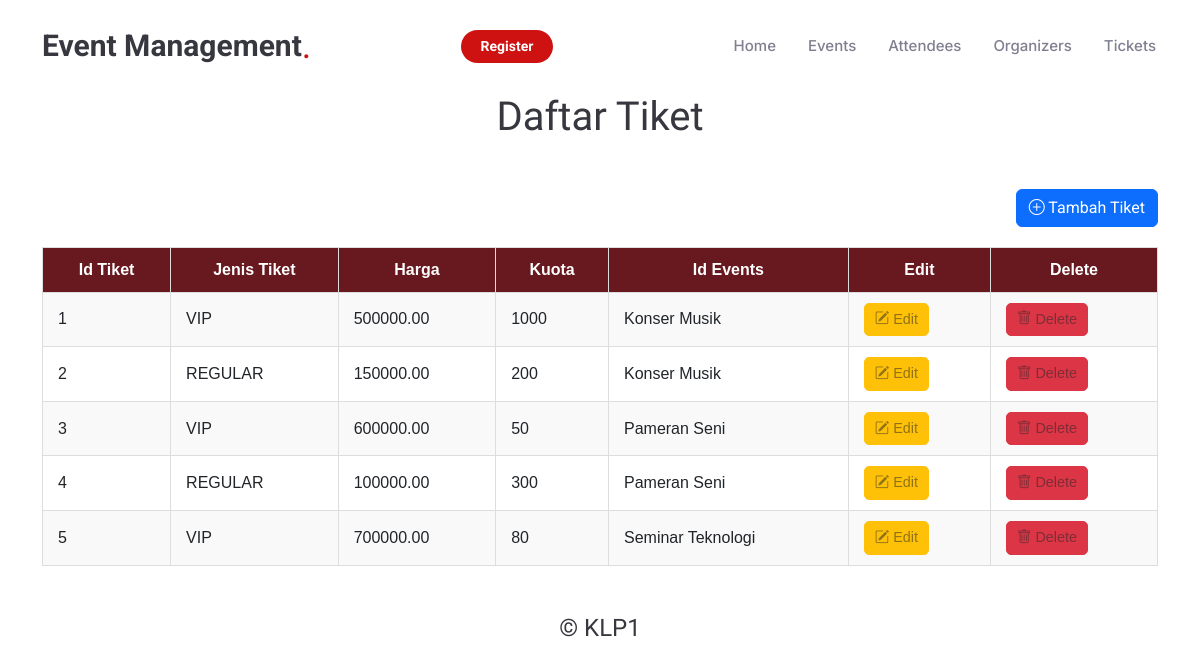
/tiket/index, run on the app's committed database.
### tables this page shows
CREATE TABLE `tickets` (
  `id_tiket` int NOT NULL,
  `jenis_tiket` enum('VIP','REGULAR') NOT NULL,
  `harga` decimal(10,2) NOT NULL,
  `kuota` int NOT NULL,
  `id_events` int NOT NULL
);

CREATE TABLE `events` (
  `id_events` int NOT NULL,
  `nama_acara` varchar(50) NOT NULL,
  `deskripsi` varchar(255) NOT NULL,
  `tanggal` date NOT NULL,
  `waktu` time NOT NULL,
  `lokasi` varchar(50) NOT NULL,
  `id_org` int NOT NULL
);

### app/controllers/tiketController.php (called while the page is built, shortened)
<?php
require_once '../app/models/tiketModels.php';
class TicketController {
    private $ticketModel;
    public function __construct() {
        $this->ticketModel = new TicketModel();
    }
    public function index() {
        $ticketData = $this->ticketModel->getAllTickets();
        require_once '../app/views/tiket/index.php';
    }
}
?>

### public/index.php (called while the page is built, shortened)
<?php
require_once '../routes.php';

### config/database.php (called while the page is built, shortened)
<?php
class Database {
    private $host = 'localhost';
    private $db_name = '2D_klp1';
    private $username = 'root';
    private $password = '';
    public function connect() {
        $this->conn = null;
        try {
            $this->conn = new PDO("mysql:host=" . $this->host . ";dbname=" . $this->db_name, $this->username, $this->password);
            $this->conn->setAttribute(PDO::ATTR_ERRMODE, PDO::ERRMODE_EXCEPTION);
        } catch(PDOException $e) {
            echo "Connection error: " . $e->getMessage();
        }
        return $this->conn;
    }
}
?>

### app/models/tiketModels.php (called while the page is built, shortened)
<?php
require_once '../config/database.php';
class TicketModel {
    private $db;
    public function __construct() {
        $this->db = (new Database())->connect();
    }
    public function getAllTickets() {
        $query = $this->db->prepare("SELECT t.id_tiket, t.jenis_tiket, t.harga, t.kuota, e.nama_acara FROM tickets t JOIN events e ON t.id_events = e.id_events");
        $query->execute();
        return $query->fetchAll(PDO::FETCH_ASSOC);
    }
}
?>

### app/views/tiket/index.php (the view, shortened to what this page needs)
<!DOCTYPE html>
<html lang="en">
<head>
    <link rel="stylesheet" href="/public/assets/vendor/bootstrap/css/bootstrap.min.css">
    <link href="/public/assets/css/main.css" rel="stylesheet">
    <link href="/public/assets/vendor/bootstrap-icons/bootstrap-icons.css" rel="stylesheet">
    <link href="/public/assets/vendor/aos/aos.css" rel="stylesheet">
    <link href="/public/assets/vendor/glightbox/css/glightbox.min.css" rel="stylesheet">
    <link href="/public/assets/vendor/swiper/swiper-bundle.min.css" rel="stylesheet">
</head>
<body>
  <header class="text-center">
    <div class="container">
      <h1 class="mb-4">Daftar Tiket</h1>
    </div>
  </header>
  <main class="container my-5">
    <div class="text-end mb-3">
      <a href="/tiket/create" class="btn btn-primary"><i class="bi bi-plus-circle"></i> Tambah Tiket</a>
    </div>
    <table class="table-custom">
      <thead>
        <tr>
          <th>Id Tiket</th>
          <th>Jenis Tiket</th>
          <th>Harga</th>
          <th>Kuota</th>
          <th>Id Events</th>
          <th>Edit</th>
          <th>Delete</th>
        </tr>
      </thead>
      <tbody>
        <?php foreach ($ticketData as $tiket): ?>
        <tr>
          <td><?php echo $tiket['id_tiket']; ?></td>
          <td><?php echo $tiket['jenis_tiket']; ?></td>
          <td><?php echo $tiket['harga']; ?></td>
          <td><?php echo $tiket['kuota']; ?></td>
          <td><?php echo $tiket['nama_acara']; ?></td>
          <td>
                        <a href="/tiket/edit/<?php echo $tiket['id_tiket']; ?>" class="btn btn-warning btn-sm">
                            <i class="bi bi-pencil-square"></i> Edit
                        </a>
                    </td>
                    <td>
                        <a href="/tiket/delete/<?php echo $tiket['id_tiket']; ?>" class="btn btn-danger btn-sm">
                            <i class="bi bi-trash"></i> Delete
                        </a>
                    </td>
        </tr>
        <?php endforeach; ?>
      </tbody>
    </table>
  </main>
</body>
</html>

### public/assets/css/main.css (style rules this page uses)
:root { --default-font: "Roboto", system-ui, -apple-system, "Segoe UI", Roboto, "Helvetica Neue", Arial, "Noto Sans", "Liberation Sans", sans-serif, "Apple Color Emoji", "Segoe UI Emoji", "Segoe UI Symbol", "Noto Color Emoji"; --heading-font: "Amatic SC", sans-serif; --nav-font: "Inter", sans-serif; }
:root { --background-color: #ffffff; --default-color: #212529; --heading-color: #37373f; --accent-color: #ce1212; --surface-color: #ffffff; --contrast-color: #ffffff; }
:root { --nav-color: #7f7f90; --nav-hover-color: #ce1212; --nav-mobile-background-color: #ffffff; --nav-dropdown-background-color: #ffffff; --nav-dropdown-color: #7f7f90; --nav-dropdown-hover-color: #ce1212; }
:root { scroll-behavior: smooth; }
body { color: var(--default-color); background-color: var(--background-color); font-family: var(--default-font); }
a { color: var(--accent-color); text-decoration: none; transition: 0.3s; }
h1, h2, h3, h4, h5, h6 { color: var(--heading-color); font-family: var(--heading-font); }
.table-custom { width: 100%; border-collapse: collapse; margin: 20px 0; font-size: 1rem; font-family: Arial, sans-serif; text-align: left; }
.table-custom thead tr { background-color: #67191F; color: #fff; text-align: center; font-weight: bold; }
.table-custom th, .table-custom td { padding: 10px 15px; border: 1px solid #ddd; }
.table-custom tbody tr:nth-child(odd) { background-color: #f9f9f9; }
.table-custom a { color: #007bff; text-decoration: none; }
.table-custom .btn { padding: 5px 10px; border-radius: 5px; font-size: 0.9rem; text-align: center; cursor: pointer; display: inline-block; text-decoration: none; color: color-mix(in srgb, var(--default-color), transparent 50%); }

### data on the page
tickets: id_tiket "1", jenis_tiket "VIP", harga "500000.00", kuota "1000", id_events.nama_acara "Konser Musik"
tickets: id_tiket "2", jenis_tiket "REGULAR", harga "150000.00", kuota "200", id_events.nama_acara "Konser Musik"
tickets: id_tiket "3", jenis_tiket "VIP", harga "600000.00", kuota "50", id_events.nama_acara "Pameran Seni"
tickets: id_tiket "4", jenis_tiket "REGULAR", harga "100000.00", kuota "300", id_events.nama_acara "Pameran Seni"
tickets: id_tiket "5", jenis_tiket "VIP", harga "700000.00", kuota "80", id_events.nama_acara "Seminar Teknologi"
